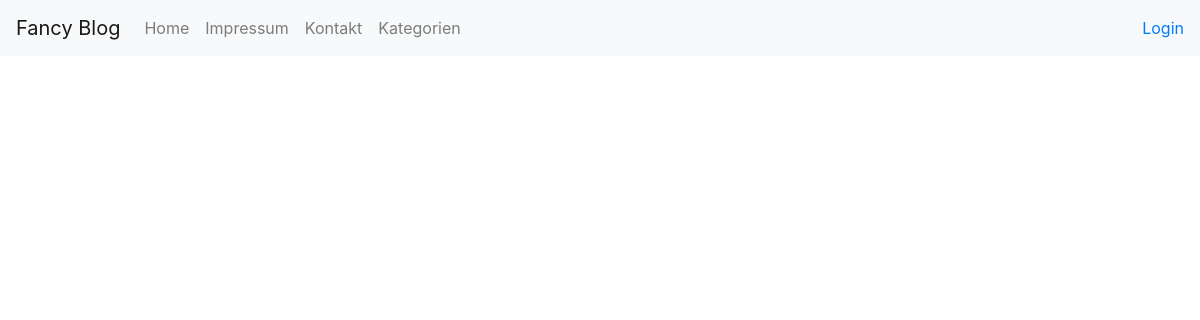
Before: / with the older database file.
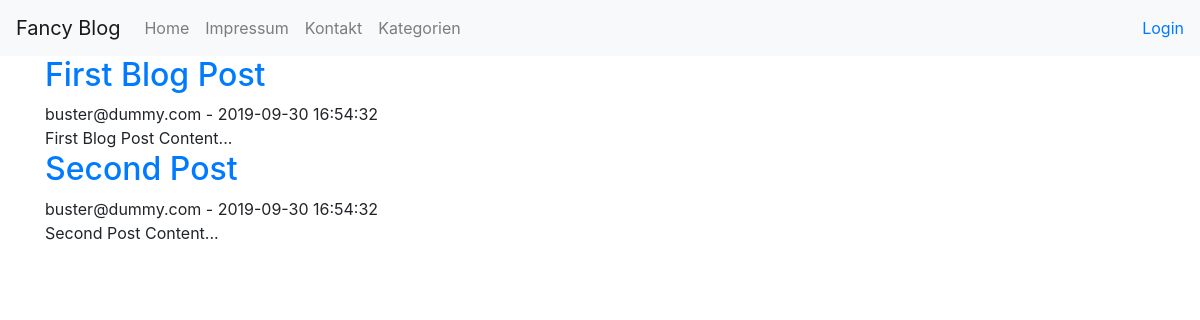
After: the same page with the newer database file.
### tables this page shows
CREATE TABLE `posts` (
    `id` int(11) NOT NULL,
    `user_id` int(11) NOT NULL,
    `title` varchar(280) NOT NULL,
    `content` text DEFAULT NULL,
    `tags` varchar(280) DEFAULT NULL,
    `crdate` timestamp NOT NULL DEFAULT current_timestamp(),
    `udated_date` timestamp NOT NULL DEFAULT current_timestamp() ON UPDATE current_timestamp()
    );

CREATE TABLE `users` (
    `id` int(11) NOT NULL,
    `email` varchar(255) NOT NULL,
    `password` varchar(255) NOT NULL,
    `is_admin` tinyint(1) DEFAULT NULL
    );

### views/partials/post.php (the view)
<article id="post-<?php echo $id; ?>" class="post">
    <header class="post__header">
        <h2>
            <a href="index.php?page=post&post_id=<?php echo $id; ?>">
                <?php echo $title; ?>
            </a>
        </h2>
    </header>
    <div class="post__meta">
        <span class="post__author"><?php echo $email; ?></span> -
        <span class="post__created"><?php echo $crdate; ?></span>
    </div>
    <div class="post__content">
        <?php echo substr($content, 0, 200) . '...'; ?>
    </div>
</article>

### views/partials/header.php (shortened to what this page needs)
<!doctype html>
<html lang="en">
<head>
    <link href="https://stackpath.bootstrapcdn.com/bootstrap/4.3.1/css/bootstrap.min.css" rel="stylesheet">
</head>
<body>
<header>
    <nav class="navbar navbar-expand-lg navbar-light bg-light">
        <a class="navbar-brand" href="#">Fancy Blog</a>
        <div class="collapse navbar-collapse" id="navbarSupportedContent">
            <ul class="navbar-nav mr-auto">
                <li class="nav-item">
                    <a class="nav-link" href="index.php">Home</a>
                </li>
                <li class="nav-item">
                    <a class="nav-link" href="index.php?page=imprint">Impressum</a>
                </li>
                <li class="nav-item">
                    <a class="nav-link" href="index.php?page=contact">Kontakt</a>
                </li>
                <li class="nav-item">
                    <a class="nav-link" href="index.php?page=categories">Kategorien</a>
                </li>
            </ul>
            <?php if (!isset($_SESSION['logged_in']) || $_SESSION['logged_in'] !== true): ?>
                <a href="index.php?page=login">Login</a>
            <?php endif; ?>
        </div>
    </nav>
</header>
<main class="container">

### views/partials/footer.php (shortened to what this page needs)
</main>
</body>
</html>

### index.php (shortened to what this page needs)
<?php
require_once './bootstrap/dbconnect.php';
require_once 'views/partials/header.php';
if (isset($_GET['page'])) {
    switch ($_GET['page']) {
        case 'post':
            require_once 'views/templates/post.detail.php';
            break;
        case 'category':
            require_once 'views/templates/category.php';
            break;
        case 'categories':
            require_once 'views/templates/categories.php';
            break;
        case 'login':
            require_once 'views/templates/admin/login.php';
            break;
        case 'logout':
            require_once 'views/templates/admin/logout.php';
            break;
        case 'signup':
            require_once 'views/templates/admin/signup.php';
            break;
        case 'home':
        default:
            require_once 'views/templates/home.php';
            break;
    }
} else {
    require_once 'views/templates/home.php';
}
require_once 'views/partials/footer.php';

### views/templates/home.php
<?php
$result = mysqli_query($link, "SELECT posts.*, users.email FROM posts JOIN users ON posts.user_id = users.id");
while ($row = mysqli_fetch_assoc($result)) {
    extract($row);
    require __DIR__. "/../partials/post.php";
}

Changed rows visible on the page:
added posts: title "First Blog Post", user.email "buster@dummy.com", crdate "2019-09-30 16:54:32", content "First Blog Post Content"
added posts: title "Second Post", user.email "buster@dummy.com", crdate "2019-09-30 16:54:32", content "Second Post Content"
